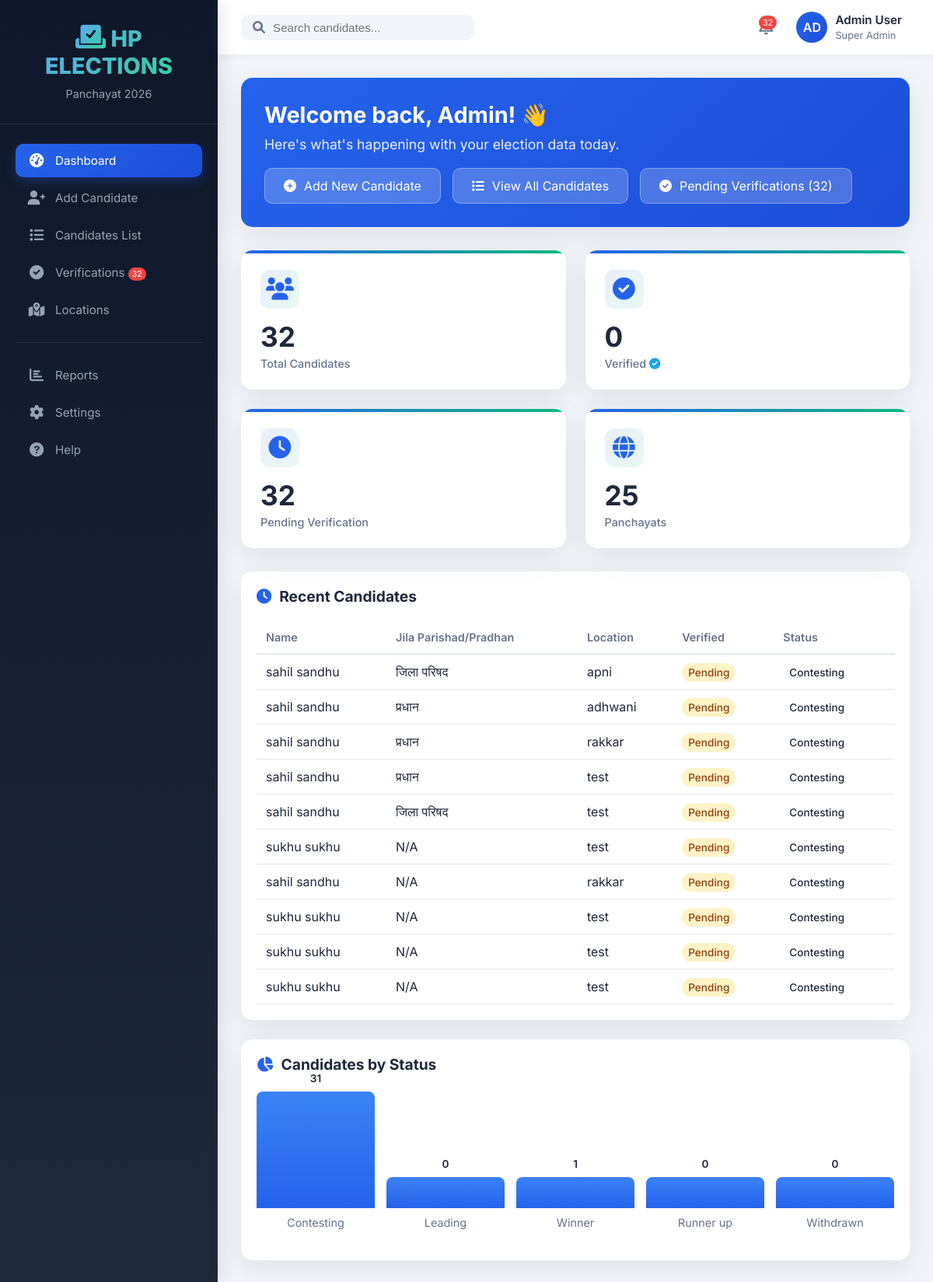
/dashboard.php?id=3, run on the app's committed database.
### tables this page shows
CREATE TABLE `candidates` (
  `id` int(11) NOT NULL,
  `candidate_id` varchar(50) NOT NULL,
  `district_id` int(11) NOT NULL,
  `jila_parishad_pradhan` enum('jila_parishad','pradhan') DEFAULT NULL,
  `jila_parishad_id` int(11) DEFAULT NULL,
  `block_id` int(11) NOT NULL,
  `panchayat_id` int(11) NOT NULL,
  `village` varchar(100) NOT NULL,
  `candidate_name_hi` varchar(100) NOT NULL,
  `candidate_name_en` varchar(100) NOT NULL,
  `relation_type` enum('father','husband') NOT NULL,
  `relation_name` varchar(100) NOT NULL,
  `gender` enum('Male','Female','Other') NOT NULL,
  `age` int(11) NOT NULL,
  `education` varchar(200) DEFAULT NULL,
  `profession` varchar(100) DEFAULT NULL,
  `short_notes_hi` text DEFAULT NULL,
  `bio_hi` text DEFAULT NULL,
  `bio_en` text DEFAULT NULL,
  `slug` varchar(500) NOT NULL,
  `photo_url` varchar(500) DEFAULT NULL,
  `video_message_url` varchar(500) DEFAULT NULL,
  `interview_video_url` varchar(500) DEFAULT NULL,
  `mobile_number` varchar(15) DEFAULT NULL,
  `whatsapp_number` varchar(15) DEFAULT NULL,
  `email` varchar(100) DEFAULT NULL,
  `facebook_url` varchar(500) DEFAULT NULL,
  `twitter_url` varchar(500) DEFAULT NULL,
  `instagram_url` varchar(500) DEFAULT NULL,
  `status` enum('contesting','leading','winner','runner_up','withdrawn') DEFAULT 'contesting',
  `approval_status` enum('pending','approved','rejected') DEFAULT 'pending',
  `views` int(11) DEFAULT 0,
  `featured` tinyint(1) DEFAULT 0,
  `created_at` timestamp NOT NULL DEFAULT current_timestamp(),
  `updated_at` timestamp NOT NULL DEFAULT current_timestamp() ON UPDATE current_timestamp(),
  `created_by` int(11) DEFAULT NULL,
  `whatsapp_verified` tinyint(1) DEFAULT 0,
  `photo_hidden` tinyint(1) DEFAULT 1,
  `verification_code` varchar(6) DEFAULT NULL,
  `verification_expiry` datetime DEFAULT NULL
);

CREATE TABLE `panchayats` (
  `id` int(11) NOT NULL,
  `block_id` int(11) NOT NULL,
  `panchayat_name` varchar(100) NOT NULL,
  `panchayat_name_hi` varchar(100) NOT NULL,
  `slug` varchar(100) NOT NULL,
  `status` enum('existing','proposed') DEFAULT 'existing',
  `description` text DEFAULT NULL,
  `meta_title` varchar(200) DEFAULT NULL,
  `meta_description` text DEFAULT NULL,
  `created_at` timestamp NOT NULL DEFAULT current_timestamp(),
  `updated_at` timestamp NOT NULL DEFAULT current_timestamp() ON UPDATE current_timestamp()
);

### dashboard.php (the view, shortened to what this page needs)
 <?php
require_once 'config.php';
try {
    $pdo->exec("SET FOREIGN_KEY_CHECKS=0");
    $pdo->exec("SET FOREIGN_KEY_CHECKS=1");
    $totalCandidates = $pdo->query("SELECT COUNT(*) FROM candidates")->fetchColumn();
    $totalPanchayats = $pdo->query("SELECT COUNT(*) FROM panchayats")->fetchColumn();
    $verifiedCandidates = $pdo->query("SELECT COUNT(*) FROM candidates WHERE whatsapp_verified = 1")->fetchColumn();
    $pendingVerifications = $pdo->query("SELECT COUNT(*) FROM candidates WHERE whatsapp_verified = 0")->fetchColumn();
    $recentCandidates = $pdo->query("
        SELECT c.*, d.district_name, b.block_name, p.panchayat_name,
        CASE
            WHEN c.jila_parishad_pradhan = 'jila_parishad' THEN 'जिला परिषद'
            WHEN c.jila_parishad_pradhan = 'pradhan' THEN 'प्रधान'
            ELSE 'N/A'
        END as jila_parishad_pradhan_text
        FROM candidates c
        LEFT JOIN districts d ON c.district_id = d.id
        LEFT JOIN blocks b ON c.block_id = b.id
        LEFT JOIN panchayats p ON c.panchayat_id = p.id
        ORDER BY c.created_at DESC
        LIMIT 10
    ")->fetchAll();
    $statusCounts = $pdo->query("
        SELECT status, COUNT(*) as count
        FROM candidates
        GROUP BY status
    ")->fetchAll();
} catch (Exception $e) {
    error_log("Database Error: " . $e->getMessage());
    $districts = [];
    $allCandidates = [];
    $pendingCandidates = [];
    $recentCandidates = [];
    $totalCandidates = 0;
    $totalDistricts = 0;
    $totalBlocks = 0;
    $totalPanchayats = 0;
    $verifiedCandidates = 0;
    $pendingVerifications = 0;
    $statusCounts = [];
    $error = "Database Error: " . $e->getMessage();
}
$showVerification = isset($_GET['verify']) ? true : false;
?>
<!DOCTYPE html>
<html lang="en">
<head>
    <link rel="stylesheet" href="https://cdnjs.cloudflare.com/ajax/libs/font-awesome/6.0.0/css/all.min.css">
</head>
<body>
    <div class="sidebar">
        <div class="sidebar-header">
            <div class="logo">
                <i class="fas fa-vote-yea"></i> HP ELECTIONS
            </div>
            <div class="subtitle">Panchayat 2026</div>
        </div>
        <div class="sidebar-menu">
            <button class="menu-item active" onclick="showPage('dashboard')">
                <i class="fas fa-tachometer-alt"></i>
                <span>Dashboard</span>
            </button>
            <button class="menu-item" onclick="showPage('addCandidate')">
                <i class="fas fa-user-plus"></i>
                <span>Add Candidate</span>
            </button>
            <button class="menu-item" onclick="showPage('candidatesList')">
                <i class="fas fa-list"></i>
                <span>Candidates List</span>
            </button>
            <button class="menu-item" onclick="showPage('verifications')">
                <i class="fas fa-check-circle"></i>
                <span>Verifications <span class="badge" style="position: relative; top: 0; right: 0;"><?php echo $pendingVerifications; ?></span></span>
            </button>
            <button class="menu-item" onclick="showPage('locations')">
                <i class="fas fa-map-marked-alt"></i>
                <span>Locations</span>
            </button>
            <div class="menu-divider"></div>
            <button class="menu-item" onclick="showPage('reports')">
                <i class="fas fa-chart-bar"></i>
                <span>Reports</span>
            </button>
            <button class="menu-item" onclick="showPage('settings')">
                <i class="fas fa-cog"></i>
                <span>Settings</span>
            </button>
            <button class="menu-item" onclick="showPage('help')">
                <i class="fas fa-question-circle"></i>
                <span>Help</span>
            </button>
        </div>
    </div>
    <div class="main-content">
        <div class="top-header">
            <div class="header-search">
                <i class="fas fa-search"></i>
                <input type="text" placeholder="Search candidates..." id="globalSearch">
            </div>
            <div class="header-actions">
                <div class="notification-badge" onclick="showPage('verifications')">
                    <span class="badge"><?php echo $pendingVerifications; ?></span>
                </div>
                <div class="user-profile">
                    <div class="user-avatar">AD</div>
                    <div class="user-info">
                        <div class="user-name">Admin User</div>
                        <div class="user-role">Super Admin</div>
                    </div>
                </div>
            </div>
        </div>
        <div class="content-area">
            <div id="dashboard-page" class="page-content <?php echo (!$showVerification) ? 'active' : ''; ?>">
                <div class="welcome-card">
                    <h2>Welcome back, Admin! 👋</h2>
                    <p>Here's what's happening with your election data today.</p>
                    <div class="quick-actions">
                        <div class="quick-action-btn" onclick="showPage('addCandidate')">
                            <i class="fas fa-plus-circle"></i>
                            Add New Candidate
                        </div>
                        <div class="quick-action-btn" onclick="showPage('candidatesList')">
                            <i class="fas fa-list"></i>
                            View All Candidates
                        </div>
                        <div class="quick-action-btn" onclick="showPage('verifications')">
                            <i class="fas fa-check-circle"></i>
                            Pending Verifications (<?php echo $pendingVerifications; ?>)
                        </div>
                    </div>
                </div>
                <div class="stats-grid">
                    <div class="stat-card">
                        <div class="stat-icon">
                            <i class="fas fa-users"></i>
                        </div>
                        <div class="stat-value"><?php echo number_format($totalCandidates); ?></div>
                        <div class="stat-label">Total Candidates</div>
                    </div>
                    <div class="stat-card">
                        <div class="stat-icon">
                            <i class="fas fa-check-circle whatsapp-green"></i>
                        </div>
                        <div class="stat-value"><?php echo number_format($verifiedCandidates); ?></div>
                        <div class="stat-label">Verified <i class="fas fa-check-circle" style="color: #1da1f2;"></i></div>
                    </div>
                    <div class="stat-card">
                        <div class="stat-icon">
                            <i class="fas fa-clock"></i>
                        </div>
                        <div class="stat-value"><?php echo $pendingVerifications; ?></div>
                        <div class="stat-label">Pending Verification</div>
                    </div>
                    <div class="stat-card">
                        <div class="stat-icon">
                            <i class="fas fa-globe"></i>
                        </div>
                        <div class="stat-value"><?php echo $totalPanchayats; ?></div>
                        <div class="stat-label">Panchayats</div>
                    </div>
                </div>
                <div class="dashboard-grid">
                    <div class="recent-table">
                        <h3><i class="fas fa-clock"></i> Recent Candidates</h3>
                        <div class="table-responsive">
                            <table>
                                <thead>
                                    <tr>
                                        <th>Name</th>
                                        <th>Jila Parishad/Pradhan</th>
                                        <th>Location</th>
                                        <th>Verified</th>
                                        <th>Status</th>
                                    </tr>
                                </thead>
                                <tbody>
                                    <?php if (empty($recentCandidates)): ?>
                                        <tr>
                                            <td colspan="5" style="text-align: center; padding: 30px;">
                                                <i class="fas fa-database" style="font-size: 2em; color: var(--gray); margin-bottom: 10px; display: block;"></i>
                                                No candidates yet
                                            </td>
                                        </tr>
                                    <?php else: ?>
                                        <?php foreach ($recentCandidates as $candidate): ?>
                                        <tr>
                                            <td>
                                                <?php echo htmlspecialchars($candidate['candidate_name_en'] ?? 'N/A'); ?>
                                            </td>
                                            <td><?php echo htmlspecialchars($candidate['jila_parishad_pradhan_text'] ?? 'N/A'); ?></td>
                                            <td><?php echo htmlspecialchars($candidate['panchayat_name'] ?? 'N/A'); ?></td>
                                            <td>
                                                <?php if ($candidate['whatsapp_verified']): ?>
                                                    <span class="verified-badge"><i class="fas fa-check-circle"></i> Verified</span>
                                                <?php else: ?>
                                                    <span class="verification-status verification-pending">Pending</span>
                                                <?php endif; ?>
                                            </td>
                                            <td>
                                                <span class="status-badge status-<?php echo $candidate['status'] ?? 'contesting'; ?>">
                                                    <?php echo ucfirst($candidate['status'] ?? 'contesting'); ?>
                                                </span>
                                            </td>
                                        </tr>
                                        <?php endforeach; ?>
                                    <?php endif; ?>
                                </tbody>
                            </table>
                        </div>
                    </div>
                    <div class="chart-card">
                        <h3><i class="fas fa-chart-pie"></i> Candidates by Status</h3>
                        <div class="chart-placeholder">
                            <?php
                            $maxCount = 0;
                            $statusData = [];
                            foreach ($statusCounts as $stat) {
                                $statusData[$stat['status']] = $stat['count'];
                                if ($stat['count'] > $maxCount) $maxCount = $stat['count'];
                            }
                            $statuses = ['contesting', 'leading', 'winner', 'runner_up', 'withdrawn'];
                            foreach ($statuses as $status):
                                $count = isset($statusData[$status]) ? $statusData[$status] : 0;
                                $height = $maxCount > 0 ? ($count / $maxCount) * 150 : 20;
                                $height = max(20, $height);
                            ?>
                            <div style="flex: 1; text-align: center;">
                                <div class="chart-bar" style="height: <?php echo $height; ?>px;">
                                    <span><?php echo $count; ?></span>
                                </div>
                                <div class="chart-label"><?php echo ucfirst(str_replace('_', ' ', $status)); ?></div>
                            </div>
                            <?php endforeach; ?>
                        </div>
                    </div>
                </div>
            </div>
        </div>
    </div>
</body>
</html>

### data on the page
candidates: candidate_name_en "sahil sandhu", jila_parishad_pradhan_text "जिला परिषद", panchayat.panchayat_name "apni", whatsapp_verified "Pending", status "Contesting"
candidates: candidate_name_en "sahil sandhu", jila_parishad_pradhan_text "प्रधान", panchayat.panchayat_name "adhwani", whatsapp_verified "Pending", status "Contesting"
candidates: candidate_name_en "sahil sandhu", jila_parishad_pradhan_text "प्रधान", panchayat.panchayat_name "rakkar", whatsapp_verified "Pending", status "Contesting"
candidates: candidate_name_en "sahil sandhu", jila_parishad_pradhan_text "प्रधान", panchayat.panchayat_name "test", whatsapp_verified "Pending", status "Contesting"
candidates: candidate_name_en "sahil sandhu", jila_parishad_pradhan_text "जिला परिषद", panchayat.panchayat_name "test", whatsapp_verified "Pending", status "Contesting"
candidates: candidate_name_en "sukhu sukhu", jila_parishad_pradhan_text "N/A", panchayat.panchayat_name "test", whatsapp_verified "Pending", status "Contesting"
candidates: candidate_name_en "sahil sandhu", jila_parishad_pradhan_text "N/A", panchayat.panchayat_name "rakkar", whatsapp_verified "Pending", status "Contesting"
candidates: candidate_name_en "sukhu sukhu", jila_parishad_pradhan_text "N/A", panchayat.panchayat_name "test", whatsapp_verified "Pending", status "Contesting"
candidates: candidate_name_en "sukhu sukhu", jila_parishad_pradhan_text "N/A", panchayat.panchayat_name "test", whatsapp_verified "Pending", status "Contesting"
candidates: candidate_name_en "sukhu sukhu", jila_parishad_pradhan_text "N/A", panchayat.panchayat_name "test", whatsapp_verified "Pending", status "Contesting"

### other printed values
$pendingVerifications "32"
$totalCandidates "32"
$verifiedCandidates "0"
$totalPanchayats "25"
$count "31"
str_replace('_', ' ', $status) "Contesting"
$count "0"
str_replace('_', ' ', $status) "Leading"
$count "1"
str_replace('_', ' ', $status) "Winner"
str_replace('_', ' ', $status) "Runner up"
str_replace('_', ' ', $status) "Withdrawn"
